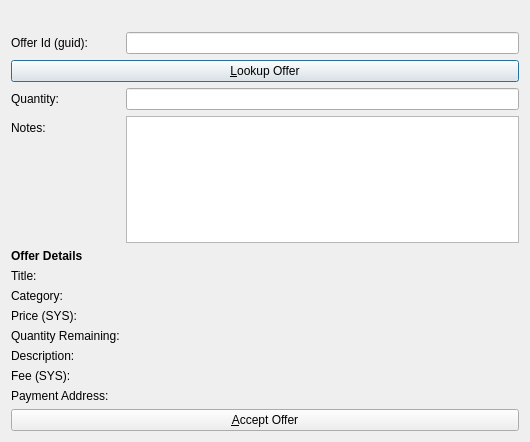
<?xml version="1.0" encoding="UTF-8"?>
<ui version="4.0">
 <class>AcceptandPayOfferListPage</class>
 <widget class="QDialog" name="AcceptandPayOfferListPage">
  <property name="geometry">
   <rect>
    <x>0</x>
    <y>0</y>
    <width>530</width>
    <height>442</height>
   </rect>
  </property>
  <property name="windowTitle">
   <string>Pay Offer</string>
  </property>
  <property name="autoFillBackground">
   <bool>true</bool>
  </property>
  <layout class="QVBoxLayout" name="verticalLayout">
   <item>
    <widget class="QLabel" name="labelExplanation">
     <property name="font">
      <font>
       <pointsize>10</pointsize>
       <weight>75</weight>
       <bold>true</bold>
      </font>
     </property>
     <property name="text">
      <string/>
     </property>
    </widget>
   </item>
   <item>
    <layout class="QFormLayout" name="formLayout">
     <property name="fieldGrowthPolicy">
      <enum>QFormLayout::AllNonFixedFieldsGrow</enum>
     </property>
     <item row="2" column="0">
      <widget class="QLabel" name="label">
       <property name="text">
        <string>Offer Id (guid):</string>
       </property>
       <property name="buddy">
        <cstring>offeridEdit</cstring>
       </property>
      </widget>
     </item>
     <item row="2" column="1">
      <widget class="QLineEdit" name="offeridEdit">
       <property name="toolTip">
        <string>The value associated with this offer.</string>
       </property>
      </widget>
     </item>
     <item row="3" column="0" colspan="2">
      <widget class="QPushButton" name="lookupButton">
       <property name="text">
        <string>&amp;Lookup Offer</string>
       </property>
       <property name="icon">
        <iconset resource="../bitcoin.qrc">
         <normaloff>:/icons/search</normaloff>:/icons/search</iconset>
       </property>
      </widget>
     </item>
     <item row="6" column="0">
      <widget class="QLabel" name="label_2">
       <property name="text">
        <string>Quantity:</string>
       </property>
      </widget>
     </item>
     <item row="6" column="1">
      <widget class="QLineEdit" name="qtyEdit"/>
     </item>
     <item row="7" column="0">
      <widget class="QLabel" name="label_11">
       <property name="text">
        <string>Notes:</string>
       </property>
      </widget>
     </item>
     <item row="7" column="1">
      <widget class="QPlainTextEdit" name="notesEdit"/>
     </item>
     <item row="10" column="0">
      <widget class="QLabel" name="label_3">
       <property name="font">
        <font>
         <weight>75</weight>
         <bold>true</bold>
        </font>
       </property>
       <property name="text">
        <string>Offer Details</string>
       </property>
      </widget>
     </item>
     <item row="11" column="0">
      <widget class="QLabel" name="label_4">
       <property name="text">
        <string>Title:</string>
       </property>
      </widget>
     </item>
     <item row="11" column="1">
      <widget class="QLabel" name="infoTitle">
       <property name="autoFillBackground">
        <bool>false</bool>
       </property>
       <property name="text">
        <string/>
       </property>
       <property name="wordWrap">
        <bool>true</bool>
       </property>
      </widget>
     </item>
     <item row="12" column="0">
      <widget class="QLabel" name="label_6">
       <property name="text">
        <string>Category:</string>
       </property>
      </widget>
     </item>
     <item row="12" column="1">
      <widget class="QLabel" name="infoCategory">
       <property name="autoFillBackground">
        <bool>false</bool>
       </property>
       <property name="text">
        <string/>
       </property>
       <property name="wordWrap">
        <bool>true</bool>
       </property>
      </widget>
     </item>
     <item row="13" column="0">
      <widget class="QLabel" name="label_5">
       <property name="text">
        <string>Price (SYS):</string>
       </property>
      </widget>
     </item>
     <item row="13" column="1">
      <widget class="QLabel" name="infoPrice">
       <property name="autoFillBackground">
        <bool>false</bool>
       </property>
       <property name="text">
        <string/>
       </property>
       <property name="wordWrap">
        <bool>true</bool>
       </property>
      </widget>
     </item>
     <item row="14" column="0">
      <widget class="QLabel" name="label_7">
       <property name="text">
        <string>Quantity Remaining:</string>
       </property>
      </widget>
     </item>
     <item row="14" column="1">
      <widget class="QLabel" name="infoQty">
       <property name="autoFillBackground">
        <bool>false</bool>
       </property>
       <property name="text">
        <string/>
       </property>
       <property name="wordWrap">
        <bool>true</bool>
       </property>
      </widget>
     </item>
     <item row="15" column="0">
      <widget class="QLabel" name="label_9">
       <property name="text">
        <string>Description:</string>
       </property>
      </widget>
     </item>
     <item row="15" column="1">
      <widget class="QLabel" name="infoDescription">
       <property name="autoFillBackground">
        <bool>false</bool>
       </property>
       <property name="text">
        <string/>
       </property>
       <property name="wordWrap">
        <bool>true</bool>
       </property>
      </widget>
     </item>
     <item row="16" column="0">
      <widget class="QLabel" name="label_8">
       <property name="text">
        <string>Fee (SYS):</string>
       </property>
      </widget>
     </item>
     <item row="16" column="1">
      <widget class="QLabel" name="infoFee">
       <property name="autoFillBackground">
        <bool>false</bool>
       </property>
       <property name="text">
        <string/>
       </property>
       <property name="wordWrap">
        <bool>true</bool>
       </property>
      </widget>
     </item>
     <item row="17" column="0">
      <widget class="QLabel" name="label_10">
       <property name="text">
        <string>Payment Address:</string>
       </property>
      </widget>
     </item>
     <item row="17" column="1">
      <widget class="QLabel" name="infoPaymentAddress">
       <property name="autoFillBackground">
        <bool>false</bool>
       </property>
       <property name="text">
        <string/>
       </property>
       <property name="wordWrap">
        <bool>true</bool>
       </property>
      </widget>
     </item>
    </layout>
   </item>
   <item>
    <widget class="QPushButton" name="acceptButton">
     <property name="text">
      <string>&amp;Accept Offer</string>
     </property>
     <property name="icon">
      <iconset resource="../bitcoin.qrc">
       <normaloff>:/icons/cart</normaloff>:/icons/cart</iconset>
     </property>
    </widget>
   </item>
  </layout>
 </widget>
 <resources>
  <include location="../bitcoin.qrc"/>
 </resources>
 <connections/>
</ui>
